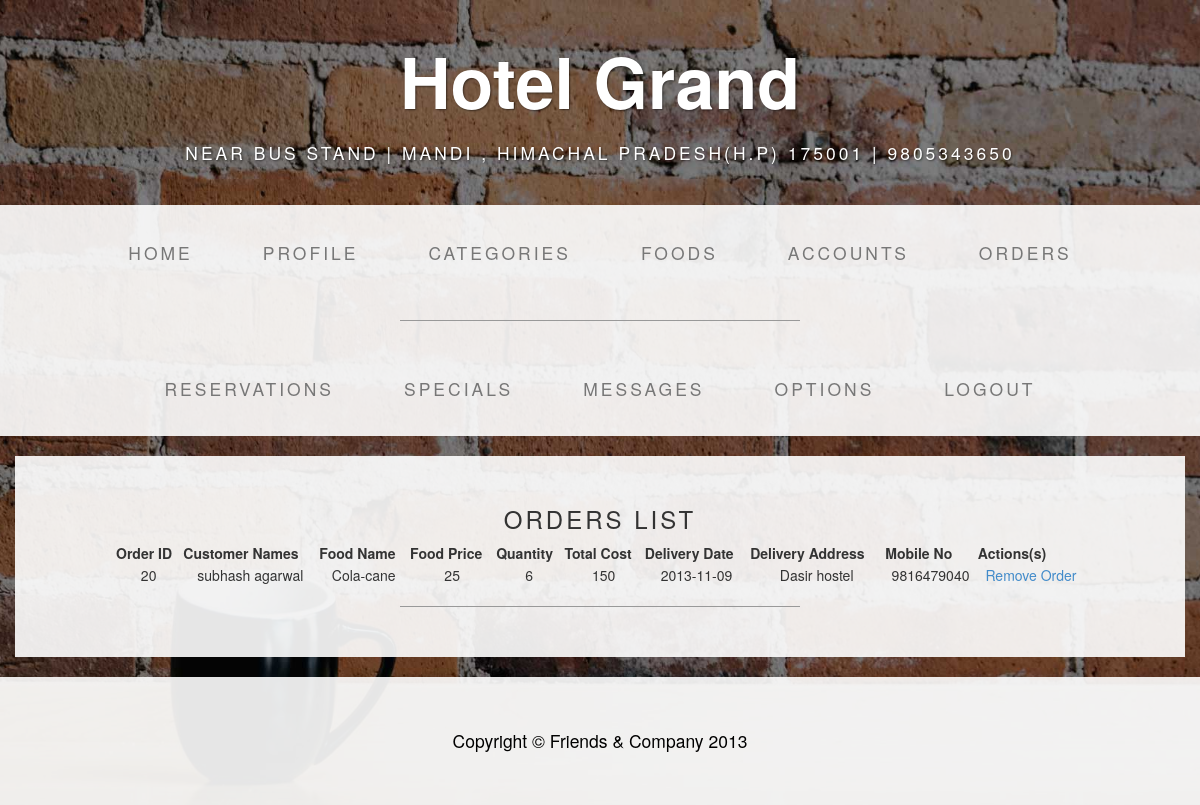
Page /canteen/admin/orders.php (signed in) on the committed database.
### tables this page shows
CREATE TABLE IF NOT EXISTS `members` (
  `member_id` int(11) unsigned NOT NULL AUTO_INCREMENT,
  `firstname` varchar(100) DEFAULT NULL,
  `lastname` varchar(100) DEFAULT NULL,
  `login` varchar(100) NOT NULL DEFAULT '',
  `passwd` varchar(32) NOT NULL DEFAULT '',
  `question_id` int(5) NOT NULL,
  `answer` varchar(45) NOT NULL,
  PRIMARY KEY (`member_id`),
  FULLTEXT KEY `login` (`login`)
);

CREATE TABLE IF NOT EXISTS `orders_details` (
  `order_id` int(10) NOT NULL AUTO_INCREMENT,
  `member_id` int(10) NOT NULL,
  `billing_id` int(10) NOT NULL,
  `cart_id` int(15) NOT NULL,
  `delivery_date` date NOT NULL,
  `StaffID` int(15) NOT NULL,
  `flag` int(1) NOT NULL,
  `time_stamp` time NOT NULL,
  PRIMARY KEY (`order_id`)
);

CREATE TABLE IF NOT EXISTS `food_details` (
  `food_id` int(15) NOT NULL AUTO_INCREMENT,
  `food_name` varchar(45) NOT NULL,
  `food_description` text NOT NULL,
  `food_price` float NOT NULL,
  `food_photo` varchar(45) NOT NULL,
  `food_category` int(15) NOT NULL,
  PRIMARY KEY (`food_id`)
);

CREATE TABLE IF NOT EXISTS `quantities` (
  `quantity_id` int(5) NOT NULL AUTO_INCREMENT,
  `quantity_value` int(5) NOT NULL,
  PRIMARY KEY (`quantity_id`)
);

CREATE TABLE IF NOT EXISTS `cart_details` (
  `cart_id` int(15) NOT NULL AUTO_INCREMENT,
  `member_id` int(15) NOT NULL,
  `food_id` int(15) NOT NULL,
  `quantity_id` int(15) NOT NULL,
  `total` float NOT NULL,
  `flag` int(1) NOT NULL,
  PRIMARY KEY (`cart_id`)
);

CREATE TABLE IF NOT EXISTS `billing_details` (
  `billing_id` int(10) NOT NULL AUTO_INCREMENT,
  `member_id` int(15) NOT NULL,
  `Street_Address` varchar(100) NOT NULL,
  `P_O_Box_No` varchar(15) NOT NULL,
  `City` text NOT NULL,
  `Mobile_No` varchar(15) NOT NULL,
  `Landline_No` varchar(15) DEFAULT NULL,
  PRIMARY KEY (`billing_id`)
);

### canteen/admin/orders.php (the view, shortened to what this page needs)
<?php
$result=mysql_query("SELECT members.member_id, members.firstname, members.lastname, billing_details.Street_Address, billing_details.Mobile_No, orders_details.*, food_details.*, cart_details.*, quantities.* FROM members, billing_details, orders_details, quantities, food_details, cart_details WHERE members.member_id=orders_details.member_id AND billing_details.billing_id=orders_details.billing_id AND orders_details.cart_id=cart_details.cart_id AND cart_details.food_id=food_details.food_id AND cart_details.quantity_id=quantities.quantity_id")
or die("There are no records to display ... \n" . mysql_error());
?>
<!DOCTYPE html>
<html lang="en">
  <head>
    <link href="css/css1.css" rel="stylesheet">
    <link href="css/css2.css" rel="stylesheet">
  </head>
  <body>
    <div class="brand">Hotel Grand</div>
    <div class="address-bar">near bus stand |  Mandi , Himachal Pradesh(H.P) 175001 | 9805343650</div>
    <nav class="navbar navbar-default" role="navigation">
      <div class="container">
        <div class="collapse navbar-collapse navbar-ex1-collapse">
          <ul class="nav navbar-nav">
            <li><a href="index.php">Home</a></li>
            <li><a href="profile.php">Profile</a></li>
            <li><a href="categories.php">Categories</a></li>
            <li><a href="foods.php">Foods</a></li>
            <li><a href="accounts.php">Accounts</a></li>
            <li><a href="orders.php">Orders</a></li>
        </ul>
        <hr>
          <ul class="nav navbar-nav">
            <li><a href="reservations.php">Reservations</a></li>
            <li><a href="specials.php">Specials</a></li>
            <li><a href="messages.php">Messages</a></li>
            <li><a href="options.php">Options</a></li>
            <li><a href="Logout.php">Logout</a></li>
          </ul>        </div>
      </div>
    </nav>
    <div class="container">
            <div class="row">
        <div class="box">
          <div class="col-lg-12 text-center">
<div id="container">
<table border="0" width="970" align="center">
<CAPTION><h3>ORDERS LIST</h3></CAPTION>
<tr>
<th>Order ID</th>
<th>Customer Names</th>
<th>Food Name</th>
<th>Food Price</th>
<th>Quantity</th>
<th>Total Cost</th>
<th>Delivery Date</th>
<th>Delivery Address</th>
<th>Mobile No</th>
<th>Actions(s)</th>
</tr>
<?php
while ($row=mysql_fetch_assoc($result)){
echo "<tr>";
echo "<td>" . $row['order_id']."</td>";
echo "<td>" . $row['firstname']."\t".$row['lastname']."</td>";
echo "<td>" . $row['food_name']."</td>";
echo "<td>" . $row['food_price']."</td>";
echo "<td>" . $row['quantity_value']."</td>";
echo "<td>" . $row['total']."</td>";
echo "<td>" . $row['delivery_date']."</td>";
echo "<td>" . $row['Street_Address']."</td>";
echo "<td>" . $row['Mobile_No']."</td>";
echo '<td><a href="delete-order.php?id=' . $row['order_id'] . '">Remove Order</a></td>';
echo "</tr>";
}
?>
</table>
<hr>
</div>
</div>
</div>
</div>
</div>
    <footer>
      <div class="container">
        <div class="row">
          <div class="col-lg-12 text-center">
            <p>Copyright &copy; Friends &  Company 2013</p>
          </div>
        </div>
      </div>
    </footer>
  </body>
</html>

### canteen/admin/css/css2.css (style rules this page uses)
body { background: url(../img/bg.jpg) no-repeat center center fixed; -webkit-background-size: cover; -moz-background-size: cover; -o-background-size: cover; background-size: cover; }
h1, h2, h3, h4, h5, h6 { text-transform: uppercase; letter-spacing: 3px; font-weight: 400; }
p { font-size: 1.25em; line-height: 1.6; color: #000; }
hr { border-color: #999999; max-width: 400px; }
.brand, .address-bar { display: none; }
.navbar-nav { text-transform: uppercase; letter-spacing: 3px; font-weight: 400; }
.box { background: #fff; background: rgba(255,255,255,0.9); margin-bottom: 20px; padding: 30px 15px; }
footer { background: #fff; background: rgba(255,255,255,0.9); }
footer p { margin: 0; padding: 50px 0; }
@media screen and (min-width: 768px) { .brand { display: inherit; font-weight: 700; font-size: 5em; line-height: normal; text-align: center; margin: 0; padding: 30px 0 10px; color: #fff; text-shadow: 1px 1px 2px rgba(0, 0, 0, 0.5); } }
@media screen and (min-width: 768px) { .address-bar { display: inherit; text-align: center; margin: 0; padding: 0 0 40px; font-size: 1.25em; text-transform: uppercase; letter-spacing: 3px; font-weight: 400; color: #fff; text-shadow: 1px 1px 2px rgba(0, 0, 0, 0.5); } }
@media screen and (min-width: 768px) { .navbar { border-radius: 0; } }
@media screen and (min-width: 768px) { .navbar { min-height: 0; } }
@media screen and (min-width: 768px) { .navbar-default { background: #fff; background: rgba(255,255,255,0.9); border: none; } }
@media screen and (min-width: 768px) { .nav>li>a { padding: 35px; } }
@media screen and (min-width: 768px) { .navbar-nav>li>a { line-height: normal; } }
@media screen and (min-width: 768px) { .navbar-nav { float: none; margin: 0 auto; display: table; table-layout: fixed; font-size: 1.25em; } }

### rows in the picture
members: orders_details.order_id "20", firstname "subhash", lastname "agarwal", food_details.food_name "Cola-cane", food_details.food_price "25", quantities.quantity_value "6", cart_details.total "150", orders_details.delivery_date "2013-11-09", billing_details.Street_Address "Dasir hostel", billing_details.Mobile_No "9816479040"
